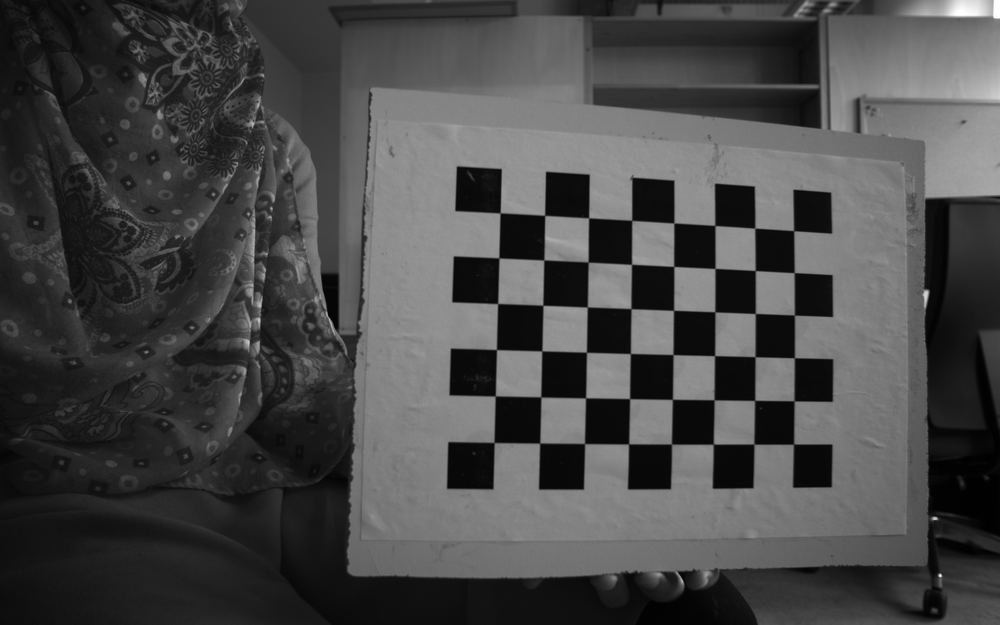
#> input picture samples/data/a/left01.png, 1000 x 625 px, shrunk from 1920 x 1200 before the run
$ python calibrate.py ../data/a/left01.png
#> lines starting #> are read from the running program, lines starting #| are printed output that depends on the picture; after the words box and inside, x2 and y2 are one past the last pixel; in counts of white or black regions, pixels touching at a corner belong together
#!/usr/bin/env python

'''
camera calibration for distorted images with chess board samples
reads distorted images, calculates the calibration and write undistorted images

usage:
    calibrate.py [--debug <output path>] [--square_size] [<image mask>]

default values:
    --debug:    ./output/
    --square_size: 1.0
    <image mask> defaults to ../data/left*.jpg
'''

# Python 2/3 compatibility
from __future__ import print_function

import numpy as np
import cv2 as cv

# local modules
from common import splitfn

# built-in modules
import os


def undistortedfunction(img_names, debug_dir, camera_matrix, dist_coefs):
    for fn in img_names if debug_dir else []:
        _path, name, _ext = splitfn(fn)
        img_found = os.path.join(debug_dir, name + '_chess.png')
        outfile = os.path.join(debug_dir, name + '_undistorted.png')

        img = cv.imread(img_found)
        if img is None:
            continue

        h, w = img.shape[:2]
        newcameramtx, roi = cv.getOptimalNewCameraMatrix(camera_matrix, dist_coefs, (w, h), 0, (w, h))

        dst = cv.undistort(img, camera_matrix, dist_coefs, None, newcameramtx)

        # crop and save the image
        x, y, w, h = roi
        dst = dst[y:y + h, x:x + w]

        print('Undistorted image written to: %s' % outfile)
        cv.imwrite(outfile, dst)

    return newcameramtx, roi, dst


def main():
    import sys
    import getopt
    from glob import glob

    args, img_mask = getopt.getopt(sys.argv[1:], '', ['debug=', 'square_size=', 'threads='])
    args = dict(args)
    args.setdefault('--debug', './output/')
    args.setdefault('--square_size', 1.0)
    args.setdefault('--threads', 4)
    args.setdefault('--leftimages', '../data/a/left??.png')
    args.setdefault('--rightimages', '../data/a/right??.png')
    img_mask = args.get('--leftimages')
    img_mask2 = args.get('--rightimages')

    img_names = glob(img_mask)
    img_names2 = glob(img_mask2)
    debug_dir = args.get('--debug')
    if debug_dir and not os.path.isdir(debug_dir):
        os.mkdir(debug_dir)
    square_size = float(args.get('--square_size'))

    pattern_size = (8, 6)
    pattern_points = np.zeros((np.prod(pattern_size), 3), np.float32)
    pattern_points[:, :2] = np.indices(pattern_size).T.reshape(-1, 2)
    pattern_points *= square_size

    obj_points = []
    img_points = []
    obj_points2 = []
    img_points2 = []
    h, w = cv.imread(img_names[0], cv.IMREAD_GRAYSCALE).shape[:2]  # TODO: use imquery call to retrieve results
#> h = 625; w = 1000

    def rectifiedImage(img_names, debug_dir, map1, map2):
        for fn in img_names if debug_dir else []:
            _path, name, _ext = splitfn(fn)
            outfile = os.path.join(debug_dir, name + '_rectified.png')

            img = cv.imread(fn)
            dst = cv.remap(img, map1, map2, cv.INTER_NEAREST)
            print('rectified image written to: %s' % outfile)
            cv.imwrite(outfile, dst)

    def processImage(fn):
#> called with fn = '../data/a/left01.png'
        print('processing %s... ' % fn)
        img = cv.imread(fn, 0)
#> img is the input picture: shape (625, 1000); min 1, max 255, mean 71.8
        if img is None:
            print("Failed to load", fn)
            return None

        assert w == img.shape[1] and h == img.shape[0], ("size: %d x %d ... " % (img.shape[1], img.shape[0]))
        found, corners = cv.findChessboardCorners(img, pattern_size)
#> found = True; corners = 48 rows, first 8: [500.2, 212.9], [544.7, 215.4], [588.6, 217.8], [631.6, 220.4], [673.8, 223], [714.7, 225.4], [754.7, 228.1], [793.6, 230.6]
        if found:
            term = (cv.TERM_CRITERIA_EPS + cv.TERM_CRITERIA_COUNT, 30, 0.1)
            cv.cornerSubPix(img, corners, (5, 5), (-1, -1), term)

        if debug_dir:
            vis = cv.cvtColor(img, cv.COLOR_GRAY2BGR)
            cv.drawChessboardCorners(vis, pattern_size, corners, found)
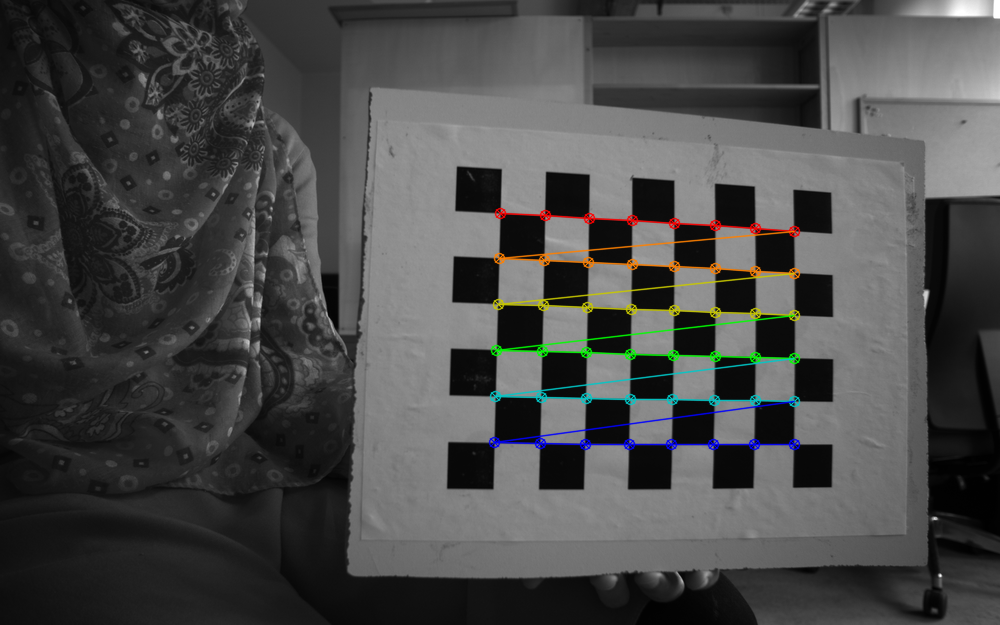
#> vis: shape (625, 1000, 3); 2.17% of pixels changed, all inside (x1, y1, x2, y2) = (488, 207, 801, 451)
            _path, name, _ext = splitfn(fn)
            outfile = os.path.join(debug_dir, name + '_chess.png')
            cv.imwrite(outfile, vis)

        if not found:
            print('chessboard not found')
            return None

        print('           %s... OK' % fn)
        return (corners.reshape(-1, 2), pattern_points)

    threads_num = int(args.get('--threads'))
    if threads_num <= 1:
        chessboards = [processImage(fn) for fn in img_names]
        chessboards2 = [processImage(fn) for fn in img_names2]
    else:
        print("Run with %d threads..." % threads_num)
        from multiprocessing.dummy import Pool as ThreadPool
        pool = ThreadPool(threads_num)
        chessboards = pool.map(processImage, img_names)
        chessboards2 = pool.map(processImage, img_names2)

    chessboards = [x for x in chessboards if x is not None]
    chessboards2 = [x for x in chessboards2 if x is not None]
    for (corners, pattern_points) in chessboards:
        img_points.append(corners)
        obj_points.append(pattern_points)
    for (corners, pattern_points) in chessboards2:
        img_points2.append(corners)
        obj_points2.append(pattern_points)

    # calculate camera distortion
    rms, camera_matrix, dist_coefs, _rvecs, _tvecs = cv.calibrateCamera(obj_points, img_points, (w, h), None, None)
    rms2, camera_matrix2, dist_coefs2, _rvecs2, _tvecs2 = cv.calibrateCamera(obj_points2, img_points2, (w, h), None,
                                                                             None)

    flags = cv.CALIB_FIX_INTRINSIC

    # stereo calibration
    retval, newcamera_matrix, newdistCoeffs, newcamera_matrix2, newdistCoeffs2, R, T, E, F_matrix = cv.stereoCalibrate(
        obj_points, img_points, img_points2, camera_matrix, dist_coefs, camera_matrix2, dist_coefs2, imageSize=(w, h),
        flags=flags)

    # stereo rectify
    R1, R2, P1, P2, Q, validPixROI1, validPixROI2 = cv.stereoRectify(newcamera_matrix, newdistCoeffs, newcamera_matrix2,
                                                                     newdistCoeffs2, (w, h), R, T)

    # undistort the image with the calibration
    undistortedfunction(img_names, debug_dir, camera_matrix, dist_coefs)
    undistortedfunction(img_names2, debug_dir, camera_matrix2, dist_coefs2)

    map1, map2 = cv.initUndistortRectifyMap(newcamera_matrix, dist_coefs, R2, P2, (w, h), cv.CV_32FC1)
    map3, map4 = cv.initUndistortRectifyMap(newcamera_matrix2, dist_coefs2, R2, P2, (w, h), cv.CV_32FC1)

    rectifiedImage(img_names, debug_dir, map1, map2)
    rectifiedImage(img_names2, debug_dir, map3, map4)

    print('Done')


if __name__ == '__main__':
    print(__doc__)
    main()
#> (the call stopped at in processImage, `_path, name, _ext = splitfn(fn)`: common is not available in this run)
    cv.destroyAllWindows()

$ run again, on samples/data/a/left03.png
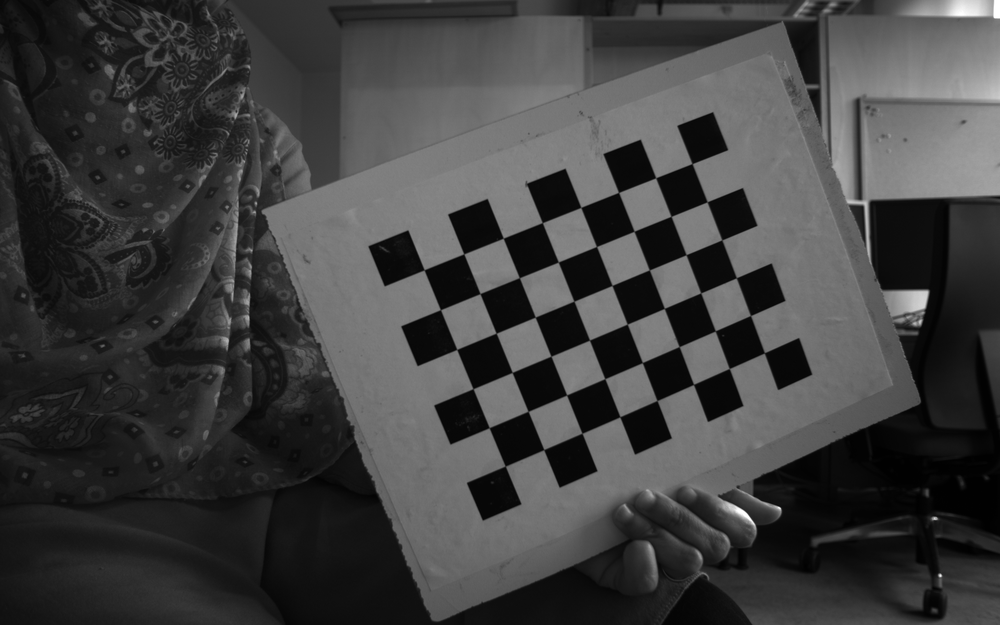
#> input picture samples/data/a/left03.png, 1000 x 625 px, shrunk from 1920 x 1200 before the run
#> h = 625; w = 1000
#> in processImage, img is the input picture: shape (625, 1000); min 1, max 255, mean 63.4
#> found = True; corners = 48 rows, first 8: [424.2, 269.8], [463.8, 253.8], [503.3, 238.1], [542.3, 222.6], [580.8, 207.4], [618.5, 192.4], [655.7, 177.8], [692, 163.6]
#> in processImage, `cv.drawChessboardCorners(vis, pattern_size, corners, found)`:
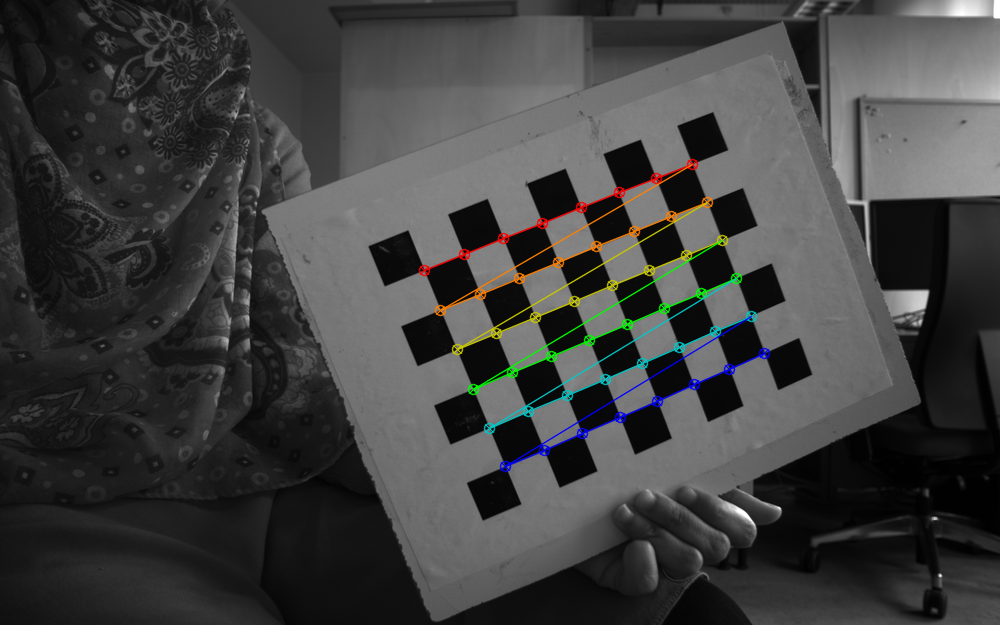
#> vis: shape (625, 1000, 3); 1.98% of pixels changed, all inside (x1, y1, x2, y2) = (418, 158, 771, 473)

$ run again, on samples/data/a/left04.png
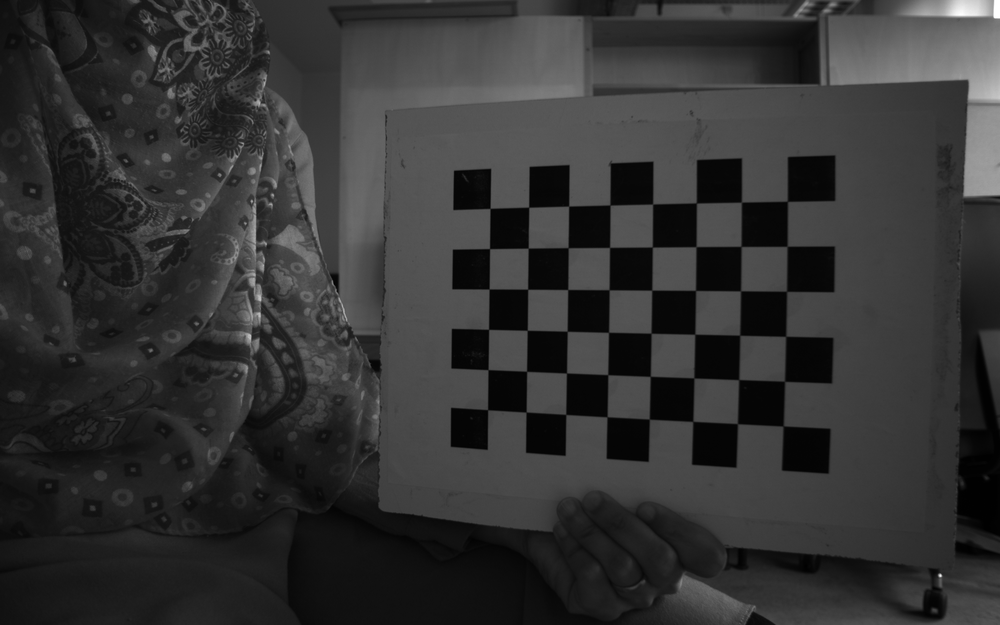
#> input picture samples/data/a/left04.png, 1000 x 625 px, shrunk from 1920 x 1200 before the run
#> h = 625; w = 1000
#> in processImage, img is the input picture: shape (625, 1000); min 0, max 255, mean 50.9
#> found = True; corners = 48 rows, first 8: [490.1, 208.4], [528.7, 207.3], [568.7, 206.1], [610, 205.1], [652.6, 204.2], [696.3, 202.9], [741.4, 202.3], [787.4, 201.4]
#> in processImage, `cv.drawChessboardCorners(vis, pattern_size, corners, found)`:
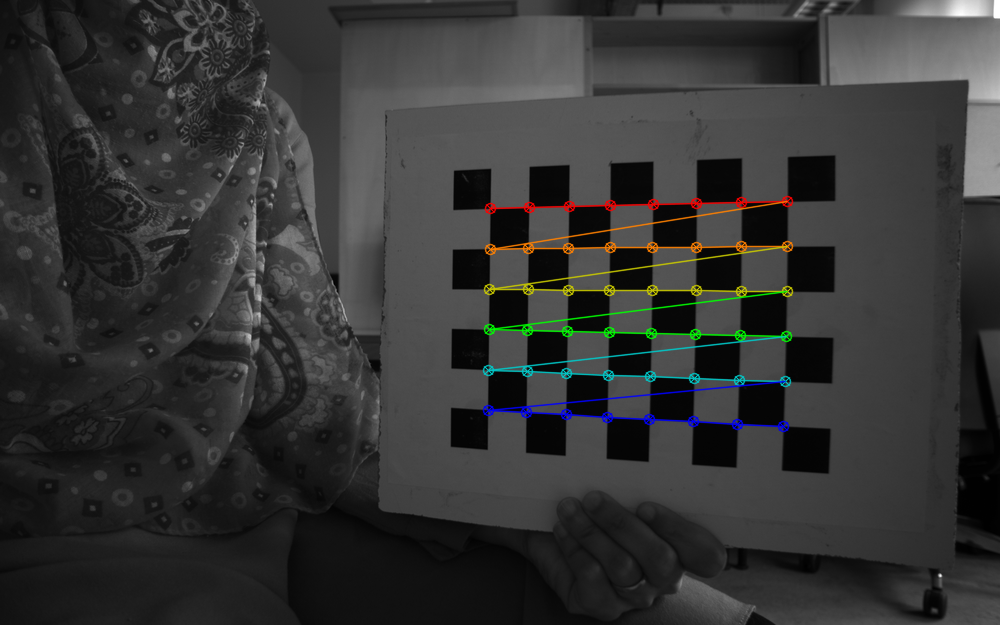
#> vis: shape (625, 1000, 3); 2.16% of pixels changed, all inside (x1, y1, x2, y2) = (482, 195, 794, 433)

$ run again, on samples/data/a/left05.png
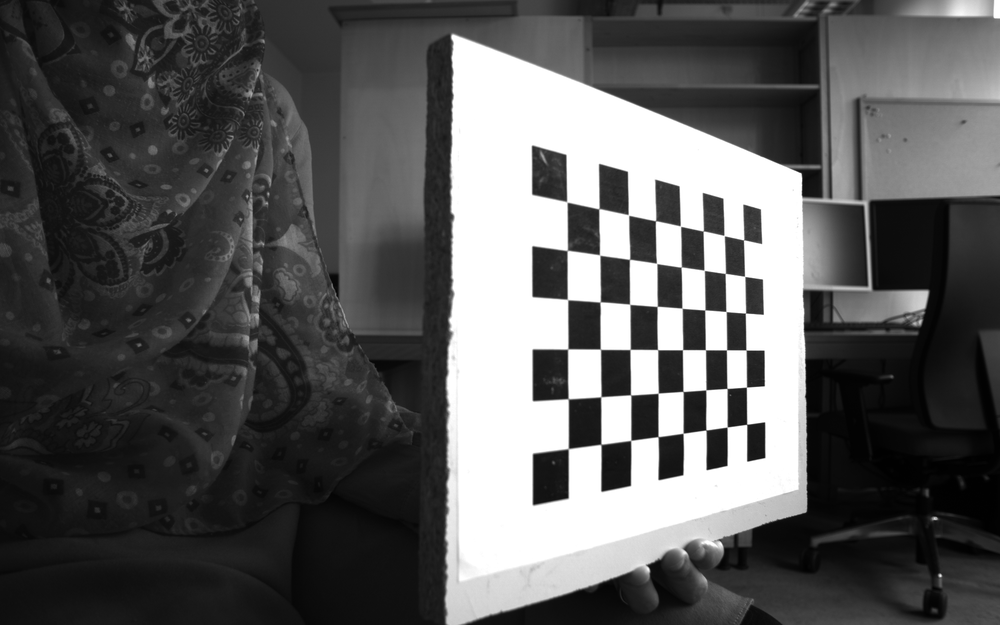
#> input picture samples/data/a/left05.png, 1000 x 625 px, shrunk from 1920 x 1200 before the run
#> h = 625; w = 1000
#> in processImage, img is the input picture: shape (625, 1000); min 1, max 255, mean 89
#> found = True; corners = 48 rows, first 8: [566.8, 201.9], [598.8, 208.8], [628.5, 215], [655.5, 220.8], [680.5, 226.1], [703.2, 231], [724.1, 235.5], [743.6, 239.9]
#> in processImage, `cv.drawChessboardCorners(vis, pattern_size, corners, found)`:
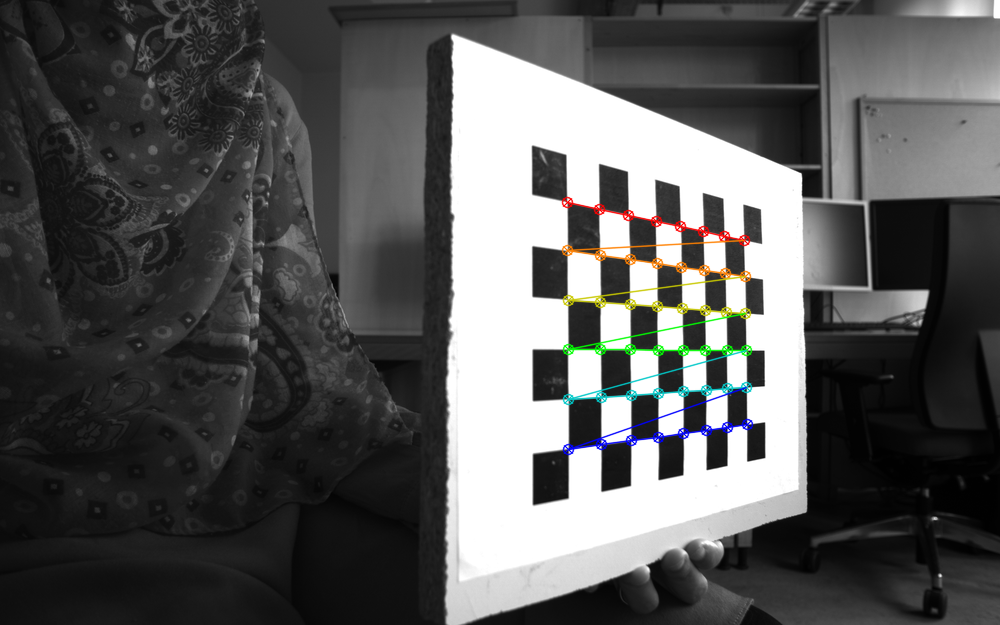
#> vis: shape (625, 1000, 3); 1.55% of pixels changed, all inside (x1, y1, x2, y2) = (561, 196, 754, 456)
